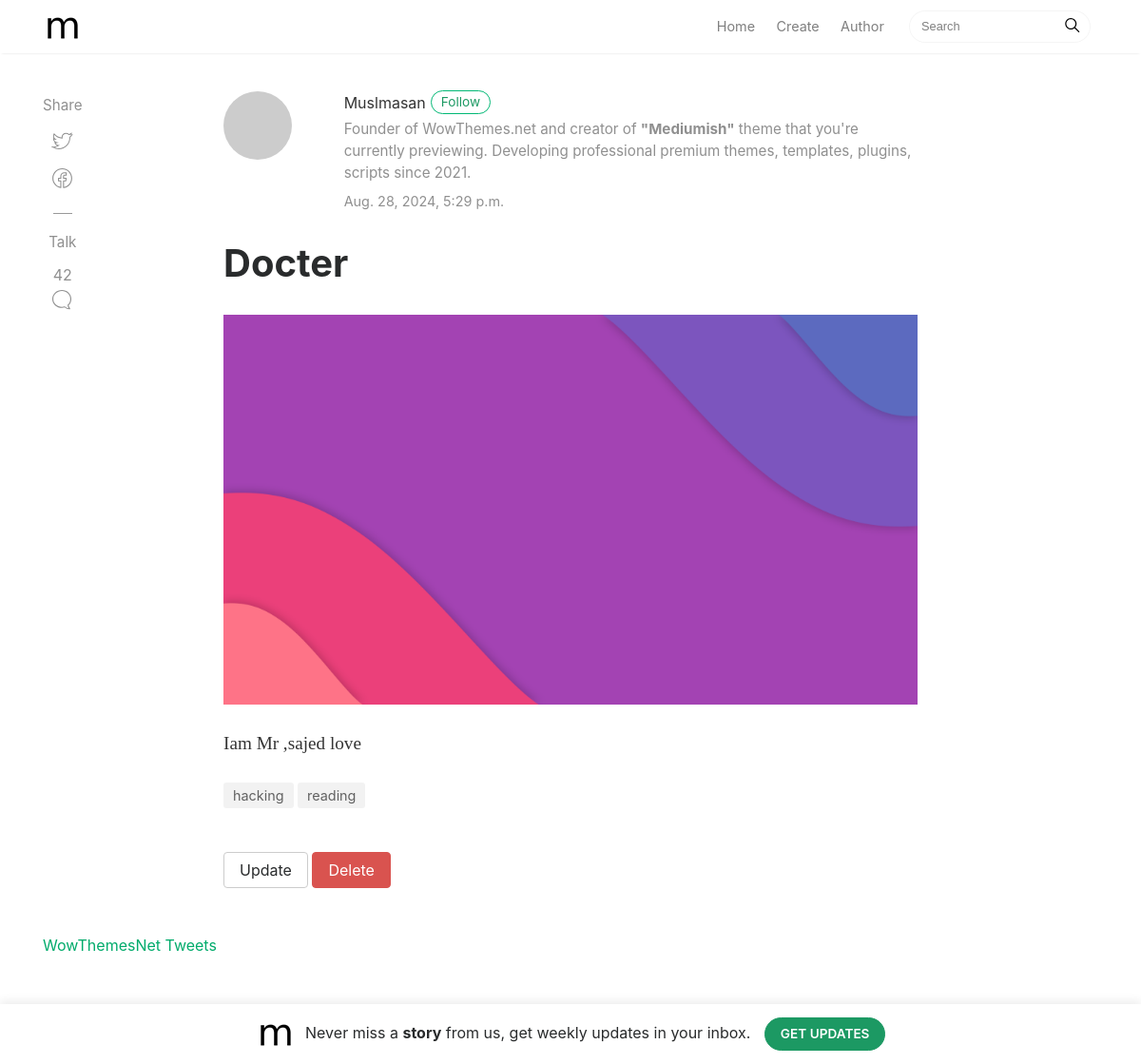
/post/16/, run on the app's committed database.
### blog/models.py (models this page shows, shortened)
class Post(models.Model):
    title = models.CharField(max_length=200)
    content = models.TextField()
    image = models.ImageField(upload_to='images/', blank=True,null=True)
    update_at = models.DateTimeField(auto_now=True)
    published_at = models.DateTimeField(blank=True,null=True)
    created_at = models.DateTimeField(default=timezone.now)
    tags = models.ManyToManyField(Tag, related_name="posts")
    status = models.CharField(max_length=10,choices=[('draft','Draft'),('published','Puhlished')],default='draft')
    class Meta:
        ordering =['-published_at']

class Tag(models.Model):
    name = models.CharField(max_length=50, unique=True)

### blog/views.py (the view)
# urls.py: path('post/<int:pk>/',views.Post_detail.as_view(),name='post_detail'),
class Post_detail(DetailView):
    model= Post
    context_object_name='post'
    template_name='blog/home/post.html'

### blog/templates/blog/home/post.html (shortened to what this page needs)
{% load static %}
<!DOCTYPE html>
<html lang="en">
<head>
<link href="{% static 'css/bootstrap.min.css' %}" rel="stylesheet">
<link href="https://maxcdn.bootstrapcdn.com/font-awesome/4.7.0/css/font-awesome.min.css" rel="stylesheet">
<link href="{% static 'css/mediumish.css' %}" rel="stylesheet">
</head>
<body>
<nav class="navbar navbar-toggleable-md navbar-light bg-white fixed-top mediumnavigation">
<div class="container">
	<a class="navbar-brand" href="{% url 'post_list' %}">
	<img src="{% static 'img/logo.png' %}" alt="logo">
	</a>
	<div class="collapse navbar-collapse" id="navbarsExampleDefault">
		<ul class="navbar-nav ml-auto">
			<li class="nav-item ">
				<a class="nav-link" href="{% url 'post_list' %}">Home <span class="sr-only">(current)</span></a>
			</li>
			<li class="nav-item ">
				<a class="nav-link" href="{% url 'post_create' %}">Create</a>
			</li>
			<li class="nav-item">
				<a class="nav-link" href="{% url 'author'%}">Author</a>
			</li>
		</ul>
		<form class="form-inline my-2 my-lg-0">
			<input class="form-control mr-sm-2" type="text" placeholder="Search">
			<span class="search-icon"><svg class="svgIcon-use" width="25" height="25" viewbox="0 0 25 25"><path d="M20.067 18.933l-4.157-4.157a6 6 0 1 0-.884.884l4.157 4.157a.624.624 0 1 0 .884-.884zM6.5 11c0-2.62 2.13-4.75 4.75-4.75S16 8.38 16 11s-2.13 4.75-4.75 4.75S6.5 13.62 6.5 11z"></path></svg></span>
		</form>
	</div>
</div>
</nav>
<div class="container">
	<div class="row">
		<div class="col-md-2 col-xs-12">
			<div class="share">
				<p>
					Share
				</p>
				<ul>
					<li>
					<a target="_blank" href="https://twitter.com/home?status=http%3A//www.wowthemes.net">
					</a>
					</li>
					<li>
					<a target="_blank" href="https://www.facebook.com/sharer/sharer.php?u=http%3A//www.wowthemes.net">
					</a>
					</li>
				</ul>
				<div class="sep">
				</div>
				<p>
					Talk
				</p>
				<ul>
					<li>
					<a href="#comments">
					42<br/>
					</a>
					</li>
				</ul>
			</div>
		</div>
		<div class="col-md-8 col-md-offset-2 col-xs-12">
			<div class="mainheading">
				<div class="row post-top-meta">
					<div class="col-md-2">
						<a href="author.html"><img class="author-thumb" src="https://www.gravatar.com/avatar/e56154546cf4be74e393c62d1ae9f9d4?s=250&amp;d=mm&amp;r=x" alt="Sal"></a>
					</div>
					<div class="col-md-10">
						<a class="link-dark" href="author.html">Muslmasan</a><a href="#" class="btn follow">Follow</a>
						<span class="author-description">Founder of WowThemes.net and creator of <b>"Mediumish"</b> theme that you're currently previewing. Developing professional premium themes, templates, plugins, scripts since 2021.</span>
						<span class="post-date">{{ post.created_at }}</span>
					</div>
				</div>
				<h1 class="posttitle">{{ post.title }}</h1>
			</div>
			{% if post.image %}
			<img class="featured-image img-fluid" src="{{ post.image.url }}" alt="">
			{% else %}
			<img class="featured-image img-fluid" src="" alt="">
			{% endif %}
			<div class="article-post">
				<p>
					{{ post.content }}
				</p>
			</div>
			<div class="after-post-tags">
				{% if post.tags.all %}
				<ul class="tags">
					{% for tag in post.tags.all %}
					<li><a href="#">{{tag.name}}</a></li>
					{% endfor %}
				</ul>
				{% endif %}
			</div>
			 <a class="btn btn btn-secondary" href="{% url 'post_update' post.id%}"> Update</a>
			 <a class="btn btn-danger"  href="{% url 'post_delete' post.id%}"> Delete</a>
		</div>
	</div>
</div>
<div class="container margtop3rem">
<a class="twitter-grid" href="https://twitter.com/TwitterDev/timelines/539487832448843776">WowThemesNet Tweets</a> <script async src="https://platform.twitter.com/widgets.js" charset="utf-8"></script>
</div>
<div class="alertbar">
	<div class="container text-center">
		<img src="{% static 'img/logo.png' %}" alt=""> &nbsp; Never miss a <b>story</b> from us, get weekly updates in your inbox. <a href="#" class="btn subscribe">Get Updates</a>
	</div>
</div>
<div class="container">
	<div class="footer">
		<p class="pull-left">
		</p>
		<p class="pull-right">
			 Mediumish Theme by <a target="_blank" href="https://www.wowthemes.net">WowThemes.net</a>
		</p>
	</div>
</div>
</body>
</html>

### static/css/mediumish.css (style rules this page uses)
body { padding-top:5rem; }
.mainheading { padding:1rem 0rem; }
a { color:#00ab6b; }
a,a:hover { transition:all 0.2s; }
.mediumnavigation { background:rgba(255,255,255,.97); box-shadow:0 2px 2px -2px rgba(0,0,0,.15); }
@media (min-width:992px) { .navbar-toggleable-md .navbar-nav .nav-link { padding-right:.7rem; padding-left:.7rem; } }
.author-thumb { width:40px; height:40px; float:left; margin-right:13px; border-radius:100%; }
.post-top-meta { margin-bottom:2rem; }
.post-top-meta .author-thumb { width:72px; height:72px; }
.post-top-meta span { font-size:0.9rem; color:rgba(0,0,0,.44); display:inline-block; }
.post-top-meta .author-description { margin-bottom:5px; margin-top:5px; font-size:0.95rem; }
span.post-name,span.post-date,span.author-meta { display:inline-block; }
span.post-date,span.post-read { color:rgba(0,0,0,.44); }
.mediumnavigation .form-control { font-size:0.8rem; border-radius:30px; overflow:hidden; border:1px solid rgba(0,0,0,0.04); }
.mediumnavigation .form-inline { margin-left:15px; }
.mediumnavigation .navbar-brand { font-weight:500; }
.mediumnavigation .nav-item,.dropdown-menu { font-size:0.9rem; }
.mediumnavigation .search-icon { margin-left:-40px; display:inline-block; margin-top:3px; cursor:pointer; }
.mediumnavigation .navbar-brand img { max-height:30px; margin-right:5px; }
.mainheading h1.posttitle { font-weight:700; margin-bottom:1rem; }
.footer { border-top:1px solid rgba(0,0,0,.05)!important; padding-top:15px; padding-bottom:12px; font-size:0.8rem; color:rgba(0,0,0,.44); margin-top:50px; }
.link-dark { color:rgba(0,0,0,.8); }
.article-post { font-family:Merriweather; font-size:1.2rem; line-height:1.8; color:rgba(0,0,0,.8); }
.article-post p,.article-post blockquote { margin:0 0 1.5rem 0; }
.featured-image { display:block; margin:0px auto; margin-bottom:1.5rem; }
.share { text-align:center; margin-top:20px; }
.share p { margin-bottom:10px; font-size:0.95rem; }
.share { display:none; }
.share ul li { display:inline-block; margin-bottom:5px; }
.share ul { padding-left:0; margin-left:0; }
@media (min-width:1024px) { .share { position:fixed; display:block; } }
@media (min-width:1024px) { .share ul li { display:block; } }
.share,.share a { color:rgba(0,0,0,.44); fill:rgba(0,0,0,.44); }
ul.tags { list-style:none; padding-left:0; margin:0 0 3rem 0; }
ul.tags li { display:inline-block; font-size:0.9rem; }
ul.tags li a { background:rgba(0,0,0,.05); color:rgba(0,0,0,.6); border-radius:3px; padding:5px 10px; }
.margtop3rem { margin-top: 3rem; }
.sep { height:1px; width:20px; background:#999; margin:0px auto; margin-bottom:1.2rem; }
.btn.follow { border-color:#02B875; color:#1C9963; padding:3px 10px; text-align:center; border-radius:999em; font-size:0.85rem; display:inline-block; }
.btn.subscribe { background-color:#1C9963; border-color:#1C9963; color:rgba(255,255,255,1); fill:rgba(255,255,255,1); border-radius:30px; font-size:0.85rem; margin-left:10px; font-weight:600; text-transform:uppercase; }
.post-top-meta .btn.follow { margin-left:5px; margin-top:-4px; }
.alertbar { box-shadow:0 -3px 10px 0 rgba(0,0,0,.0785); position:fixed; bottom:0; left:0; background-color:#fff; width:100%; padding:14px 0; z-index:1; }

### data on the page
Post: created_at "Aug. 28, 2024, 5:29 p.m.", title "Docter", image (picture), content "Iam Mr ,sajed love"
Tag: name "hacking"
Tag: name "reading"
